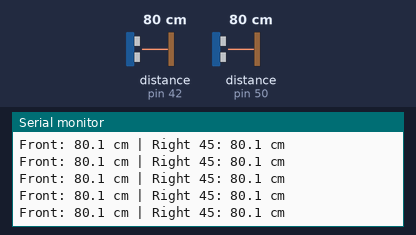
The sketch below on a simulated Arduino Mega 2560, built with avr-gcc and run on an emulated ATmega2560. Shown: the last lines printed to the serial monitor. Wiring (inferred from the names in the program): 2 × ultrasonic range finder: trigger pin 43, echo pin 42 / trigger pin 51, echo pin 50. Inputs (shaded band) come from the test bench; at power-on: distance to the obstacle (sensors on pin 42, pin 50) 80 cm. The echo pulse lasts 58.3 µs per cm.

Above: at 1.2 s.
1.3 s: distance to the obstacle (sensor on pin 42) set to 2 cm
At 1.5 s:
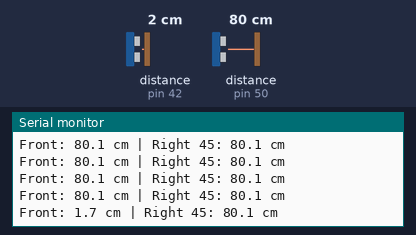
4.3 s: distance to the obstacle (sensor on pin 50) set to 60 cm
At 4.41 s:
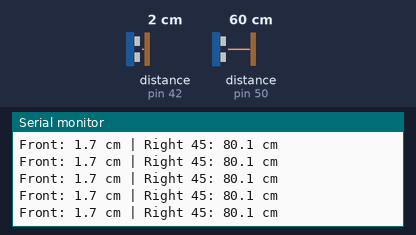
7.3 s: distance to the obstacle (sensor on pin 42) set to 250 cm
At 7.56 s:
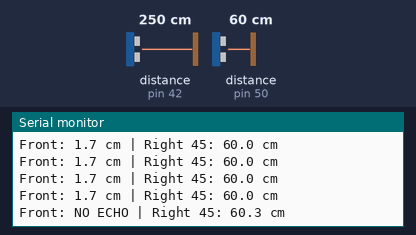
9.3 s: distance to the obstacle (sensor on pin 50) set to 18 cm
At 9.38 s:
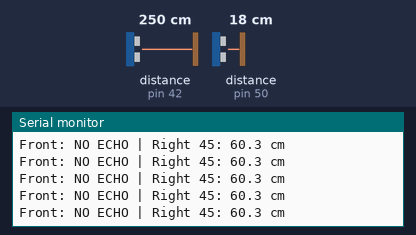
12.3 s: distance to the obstacle (sensor on pin 42) set to 35 cm
At 12.39 s:
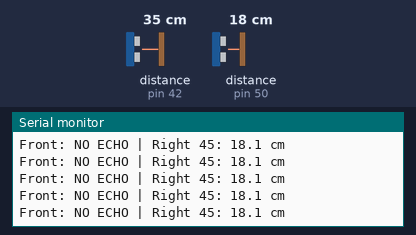
15.3 s: distance to the obstacle (sensor on pin 50) set to 35 cm
At 15.39 s:
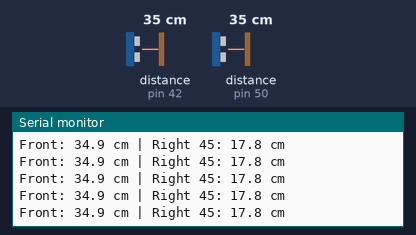
Timing chart, 0 to 18.3 s (numbered marks = the images above; inputs shaded):
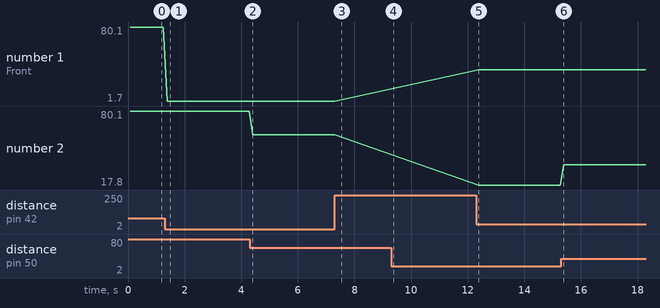

Measured:
- after the input at 1.3 s, the serial monitor: prints a new line after 0.08 s (image 1)
- after the input at 7.3 s, the serial monitor: prints a new line after 0.14 s (image 3)
- plotted number 1: 80.1 → 1.7 after the input at 1.3 s, 1.7 → 34.9 after the input at 12.3 s
- plotted number 2: 80.1 → 60 after the input at 4.3 s, 60 → 17.8 after the input at 12.3 s

The sketch:

HC_SR04_Test.ino
```cpp
/*
  HC_SR04_Test.ino - both robot ultrasonic sensors.
  Serial Monitor: 9600 baud. Outputs uncalibrated distance in cm.

  Both sensors: VCC -> Mega 5V, GND -> common GND.
  Front:    Trig -> 43, Echo -> 42.
  Right 45: Trig -> 51, Echo -> 50.

  Sensors are triggered separately, with a 60 ms quiet gap after each
  measurement to reduce interference. A missing echo prints NO ECHO.
*/

#include <Arduino.h>

// Same wiring as last_chance/DEFINE.h.
const uint8_t FRONT_TRIG_PIN = 43;
const uint8_t FRONT_ECHO_PIN = 42;
const uint8_t RIGHT_45_TRIG_PIN = 51;
const uint8_t RIGHT_45_ECHO_PIN = 50;
const unsigned long ECHO_TIMEOUT_US = 15000UL;
const unsigned long INTER_SENSOR_GAP_MS = 60UL;

void setupSensor(uint8_t trigPin, uint8_t echoPin) {
  pinMode(trigPin, OUTPUT);
  pinMode(echoPin, INPUT);
  digitalWrite(trigPin, LOW);
}

void setup() {
  Serial.begin(9600);
  setupSensor(FRONT_TRIG_PIN, FRONT_ECHO_PIN);
  setupSensor(RIGHT_45_TRIG_PIN, RIGHT_45_ECHO_PIN);
  Serial.println(F("Both HC-SR04 sensors ready. Uncalibrated distances in cm."));
}

unsigned long readEcho(uint8_t trigPin, uint8_t echoPin) {
  digitalWrite(trigPin, LOW);
  delayMicroseconds(2);
  digitalWrite(trigPin, HIGH);
  delayMicroseconds(10);
  digitalWrite(trigPin, LOW);
  return pulseIn(echoPin, HIGH, ECHO_TIMEOUT_US);
}

void printDistance(unsigned long duration) {
  if (duration == 0) {
    Serial.print(F("NO ECHO"));
  } else {
    Serial.print(duration / 58.0f, 1);
    Serial.print(F(" cm"));
  }
}

void loop() {
  const unsigned long frontEcho = readEcho(FRONT_TRIG_PIN, FRONT_ECHO_PIN);
  delay(INTER_SENSOR_GAP_MS);
  const unsigned long rightEcho = readEcho(RIGHT_45_TRIG_PIN, RIGHT_45_ECHO_PIN);

  Serial.print(F("Front: "));
  printDistance(frontEcho);
  Serial.print(F(" | Right 45: "));
  printDistance(rightEcho);
  Serial.println();

  delay(INTER_SENSOR_GAP_MS);
}
```
